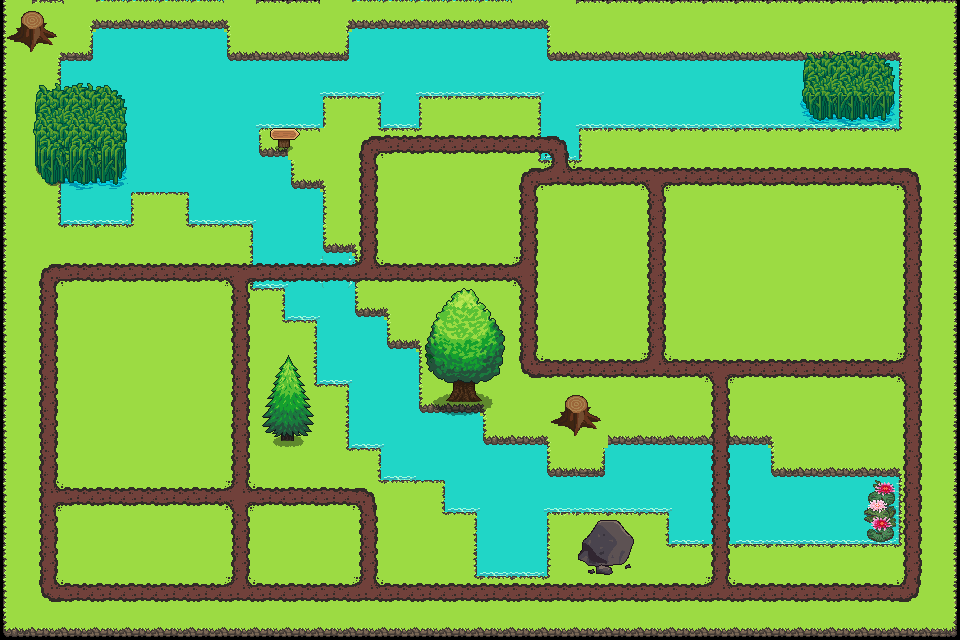

This is a level from a 2D game, rendered from its Tiled map with the project's own tilesets. A one-line summary and the map file follow, with tile-layer data summarised:
An orthogonal 30x20 tile map with 32x32 px tiles, 6 tile layers (Greenery, greenery +, Tile Layer 5, Paths, ...), 4 tilesets.

<map version="1.10" tiledversion="1.11.0" orientation="orthogonal" renderorder="right-down" width="30" height="20" tilewidth="32" tileheight="32" infinite="0" nextlayerid="19" nextobjectid="1">
 <editorsettings>
  <export target="TEAM5ENG1map..csv" format="csv" />
 </editorsettings>
 <tileset firstgid="1" source="../textures/Basic assets.tsx" />
 <tileset firstgid="121" source="../textures/even more basic assets.tsx" />
 <tileset firstgid="137" source="../textures/something.tsx" />
 <tileset firstgid="281" source="../textures/something more.tsx" />
 <layer id="1" name="Greenery" width="30" height="20">
  <data>[600 cells, 600 non-empty, 14 distinct tile ids]</data>
 </layer>
 <layer id="10" name="greenery +" width="30" height="20">
  <data>[600 cells, 152 non-empty, 14 distinct tile ids]</data>
 </layer>
 <layer id="11" name="Tile Layer 5" width="30" height="20">
  <data>[600 cells, 0 non-empty, 0 distinct tile ids]</data>
 </layer>
 <layer id="3" name="Paths" width="30" height="20">
  <data>[600 cells, 135 non-empty, 11 distinct tile ids]</data>
 </layer>
 <layer id="14" name="Tile Layer 7" width="30" height="20">
  <data>[600 cells, 13 non-empty, 13 distinct tile ids]</data>
 </layer>
 <layer id="18" name="Tile Layer 6" width="30" height="20">
  <data>[600 cells, 42 non-empty, 38 distinct tile ids]</data>
 </layer>
</map>
